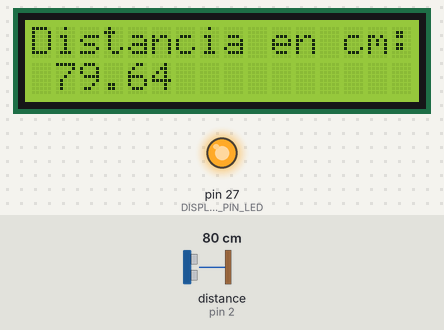
Recording of a sketch running on a simulated Arduino Mega 2560, built with avr-gcc and run on an emulated ATmega2560. Parts: 16×2 character LCD, output pins drawn as LEDs (lit = HIGH). Wiring (inferred from the names in the program): ultrasonic range finder: trigger pin 3; echo pin 2. The test bench sets the inputs (shaded band); at power-on: distance to the obstacle (sensor on pin 2) 80 cm. The echo pulse lasts 58.3 µs per cm; pins used as bus, display or sensor lines are not drawn.

Above: at 1.2 s.
1.3 s: distance to the obstacle (sensor on pin 2) set to 60 cm
At 3.3 s:
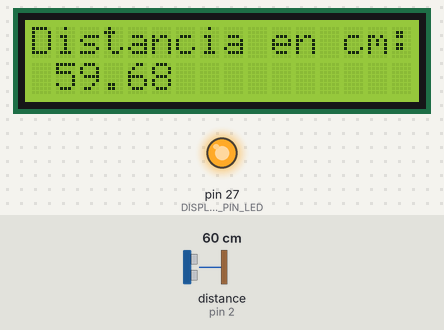
3.9 s: distance to the obstacle (sensor on pin 2) set to 2 cm
At 5.7 s:
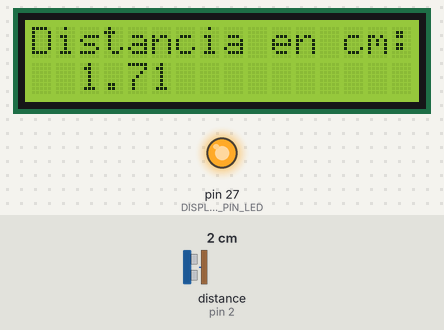
7.1 s: distance to the obstacle (sensor on pin 2) set to 4 cm
At 8.8 s:
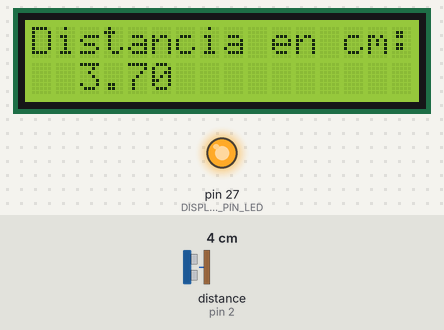
Timing chart, 0 to 10.3 s (numbered marks = the images above; inputs shaded):
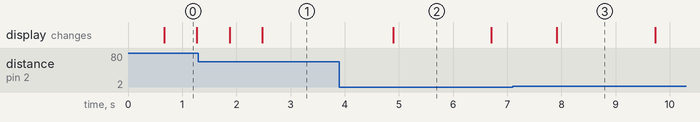

Measured:
- after the input at 1.3 s, the display: first differs from a run without the input after 1.2 s (image 1)
- after the input at 3.9 s, the display: changes after 1.0 s (image 2)
- after the input at 7.1 s, the display: changes after 0.82 s (image 3)
- what the display in image 0 shows lasts 0.6 s, from 0.7 s to 1.3 s
- what the display in image 2 shows lasts 1.8 s, from 4.9 s to 6.7 s

The sketch:

ultrasonidos.ino
```cpp
// plaquita: Arduino mega 2560

#include "src/Display16x2/Display16x2.h"
#include "src/HC-SR04/HC-SR04.h"

void setup()
{
  Serial.begin(9600);
  HCSR04_init();
  display16x2_init(HIGH); // Si no quieres luz en la pantalla, ponlo a LOW
}

void loop()
{
  if (HCSR04_isNew())
  {
    float distancia = HCSR04_read();
    char texto[7]; // 6 dígitos + end of string
    dtostrf(distancia, 6, 2, texto); // ancho 6 símbolos + 2 decimales

    display16x2_setCursor(0, 0);
    display16x2_print("Distancia en cm:");
    display16x2_setCursor(0, 1);
    display16x2_print("      "); // limpiar la línea
    display16x2_setCursor(0, 1);
    display16x2_print(texto);
  }

  delay(600);
}
```

Display16x2.cpp
```cpp
#include <Arduino.h>
#include "Display16x2.h"
#include <LiquidCrystal.h>

LiquidCrystal lcd(DISPLAY16x2_PIN_RS, DISPLAY16x2_PIN_E, DISPLAY16x2_PIN_D4, DISPLAY16x2_PIN_D5, DISPLAY16x2_PIN_D6, DISPLAY16x2_PIN_D7);

void display16x2_init(uint8_t lightStatus)
{
    pinMode(DISPLAY16x2_PIN_LED, OUTPUT);
    lcd.begin(16, 2);
    lcd.setCursor(0, 0);
    digitalWrite(DISPLAY16x2_PIN_LED, lightStatus);
}

void display16x2_light(uint8_t status)
{
    digitalWrite(DISPLAY16x2_PIN_LED, status);
}

void display16x2_print(char *texto)
{
    lcd.print(texto);
}

void display16x2_setCursor(uint8_t ejeX, uint8_t ejeY)
{
    lcd.setCursor(ejeX, ejeY);
}
```

Display16x2.h
```cpp
#ifndef _DISPLAY_16x2_
#define _DISPLAY_16x2_

#include <Arduino.h>

#define DISPLAY16x2_PIN_LED 27
#define DISPLAY16x2_PIN_RS 29
#define DISPLAY16x2_PIN_E 31
#define DISPLAY16x2_PIN_D4 33
#define DISPLAY16x2_PIN_D5 35
#define DISPLAY16x2_PIN_D6 37
#define DISPLAY16x2_PIN_D7 39

void display16x2_init(uint8_t lightStatus);
void display16x2_light(uint8_t status);
void display16x2_print(char *texto);
void display16x2_setCursor(uint8_t ejeX, uint8_t ejeY);

#endif
```

HC-SR04.cpp
```cpp
#include "HC-SR04.h"

static volatile unsigned long startTime = 0;
static volatile unsigned long echoDuration = 0;
static volatile bool newMeasurement = false;

void HCSR04_init(void)
{
    attachInterrupt(digitalPinToInterrupt(HCSR04_PIN_ECHO), HCSR04_echoISR, CHANGE);
    pinMode(HCSR04_PIN_TRIGGER, OUTPUT);
    pinMode(HCSR04_PIN_ECHO, INPUT);
}

bool HCSR04_isNew()
{
    // Generar pulso trigger para poderlo escuchar
    digitalWrite(HCSR04_PIN_TRIGGER, LOW);
    delayMicroseconds(2);
    digitalWrite(HCSR04_PIN_TRIGGER, HIGH);
    delayMicroseconds(10);
    digitalWrite(HCSR04_PIN_TRIGGER, LOW);

    return newMeasurement;
}

// devuelve la distancia en cm
float HCSR04_read()
{
    newMeasurement = false; // limpiar marca
    return (echoDuration * 0.0343f) / 2.0f;
}

//  interrupciones ( entra cuando llega el sonido )
void HCSR04_echoISR()
{
    int state = digitalRead(HCSR04_PIN_ECHO);

    if (state == HIGH)
    {
        startTime = micros();
    }
    else
    {
        echoDuration = micros() - startTime;
        newMeasurement = true;
    }
}
```

HC-SR04.h
```cpp
#ifndef HC_SR04_H
#define HC_SR04_H

#include <Arduino.h>

#define HCSR04_PIN_TRIGGER 3
#define HCSR04_PIN_ECHO 2

void HCSR04_init(void);
bool HCSR04_isNew();
float HCSR04_read();

// ISR (debe ser pública para attachInterrupt)
void HCSR04_echoISR();

#endif
```
